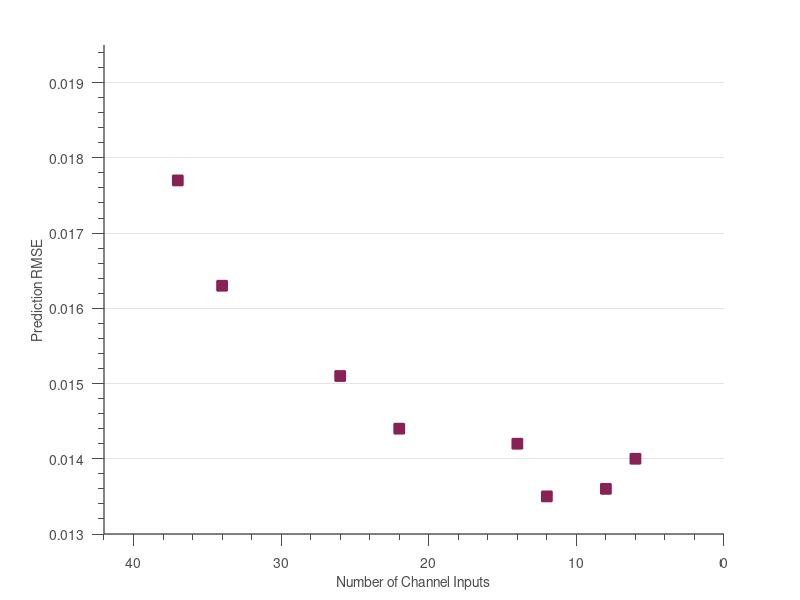

This chart was generated by the following MATLAB code:
%{
Need to manually input the RMSE values gained from ablation_study_recursive
and ablation_study_benchmark. Plots the validation RMSEs vs how many input
channels were used. 

Last modified 3/8/23
%}

new_rmses = [.0203, .0177, .0163, .0151, .0144, .0142, .0135, .0136, .0140];
new_rmse_stdevs = [0, 0., 0, 0, 0, 0, 0, 0, 0];
num_inputs = [40, 37, 34, 26, 22, 14, 12, 8, 6];
    
figure
% scatter(num_inputs, loss_avgs, 'MarkerEdgeColor', '#56B4E9', 'LineWidth', 2)
hold on
er_bars = errorbar(num_inputs, new_rmses, new_rmse_stdevs); %'Color', '#56B4E9')
my_xlab = xlabel("Number of Channel Inputs");
my_ylab = ylabel("Prediction RMSE");
set(gca, 'XDir', 'reverse')
ylim([.013, .0195])
xlim([0, 42])
% my_title = title('Network Performance on Decreasing Input Channels');

% set(fit_line, ...
%     'Color', '#CC6677', ...
%     'LineWidth', 2);
set(er_bars, ...
    'LineStyle', 'none', ...
    'Marker', 's', ...
    'Color', [.3 .3 .3], ...
    'LineWidth', 1.0, ...
    'MarkerSize', 7.5, ...
    'MarkerEdgeColor', '#882255', ...
    'MarkerFaceColor', '#882255');


% set( gca                       , ...
%     'FontName'   , 'Helvetica' );
% set([my_title, my_xlab, my_ylab], ...
%     'FontName'   , 'AvantGarde');
% set( my_title                    , ...
%     'FontSize'   , 12          , ...
%     'FontWeight' , 'bold'      );
set([my_xlab, my_ylab]  , ...
    'FontSize'   , 10          );
set(gca, ...
  'Box'         , 'off'     , ...
  'TickDir'     , 'out'     , ...
  'TickLength'  , [.02 .02] , ...
  'XMinorTick'  , 'on'      , ...
  'YMinorTick'  , 'on'      , ...
  'YGrid'       , 'on'      , ...
  'XGrid'       , 'off'     , ...
  'XColor'      , [.3 .3 .3], ...
  'YColor'      , [.3 .3 .3], ...
  'LineWidth'   , 1         );

set(gcf, ...
    'Position', [100 100 600 250]);
